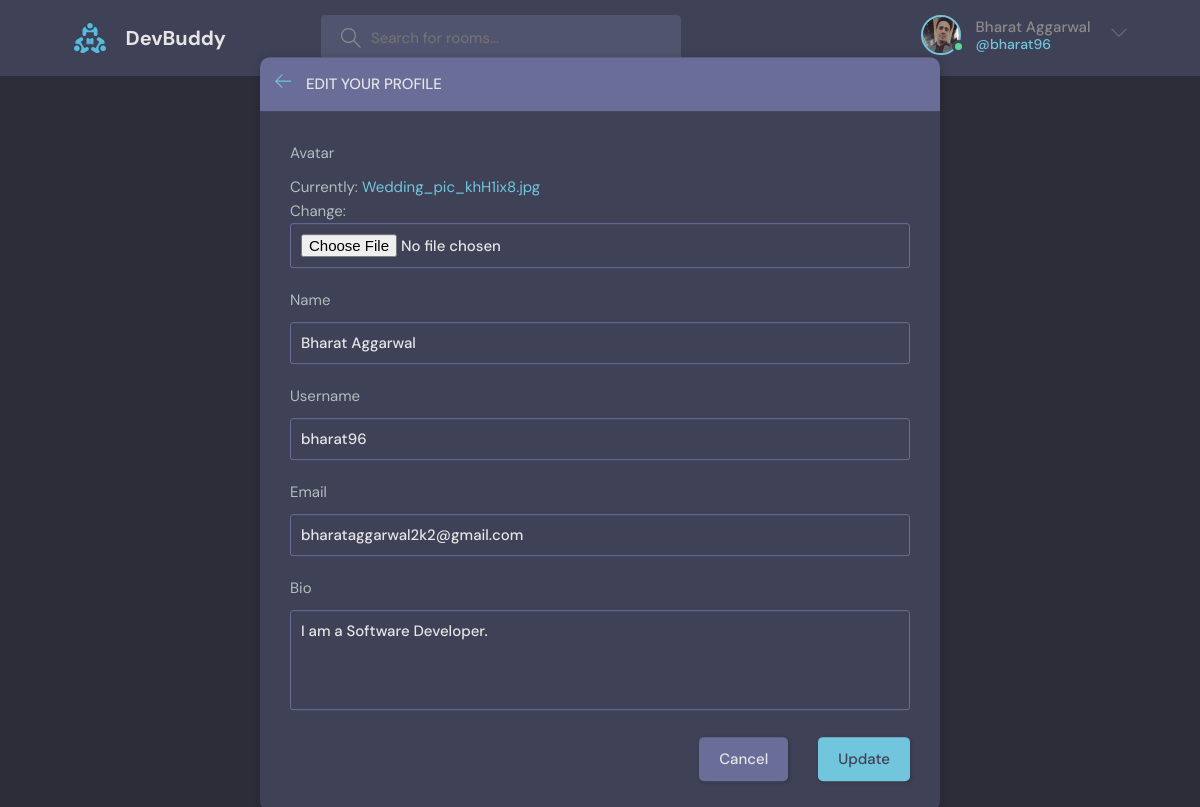
The app's page /update-user/ (signed in), older data.
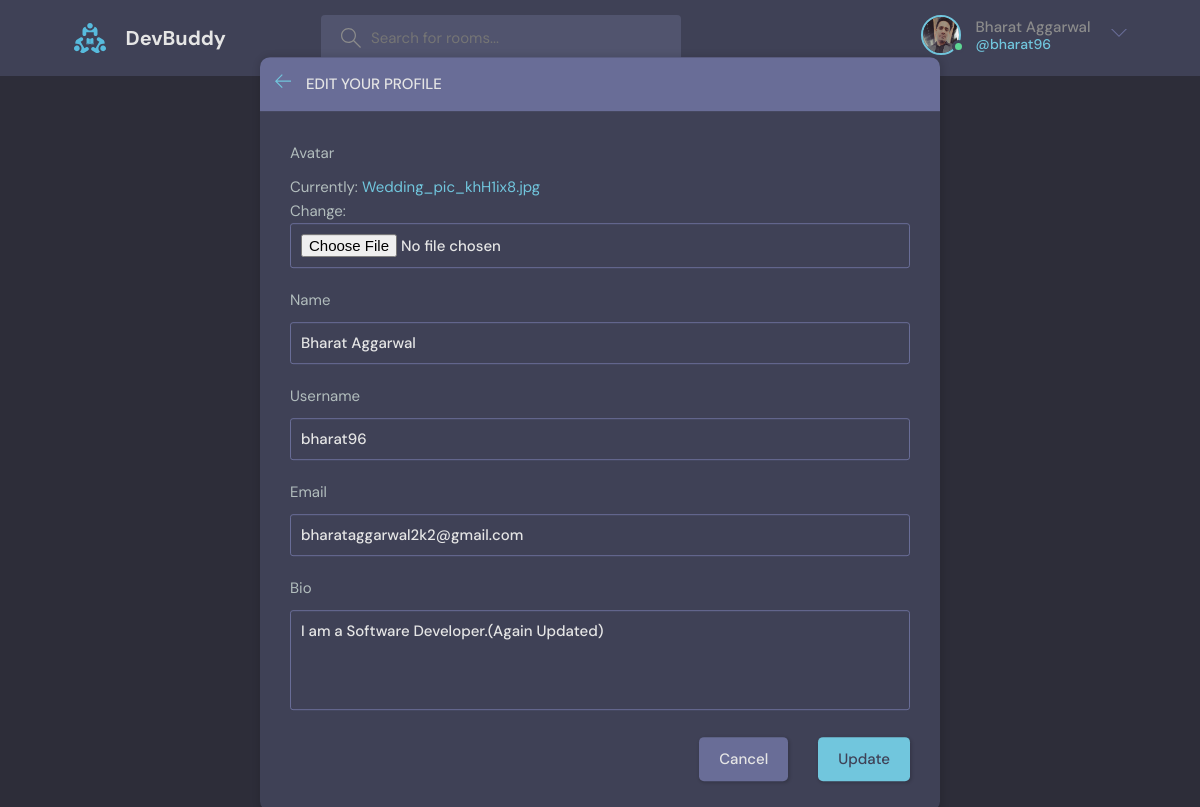
The same page, newer data.
### base/models.py (models this page shows)
class User(AbstractUser):
    name = models.CharField(max_length=200, null=True)
    email = models.EmailField(unique=True, null=True)
    bio = models.TextField(null=True)
    avatar = models.ImageField(null=True, default="avatar.svg")
    USERNAME_FIELD = 'email'
    REQUIRED_FIELDS = []

### base/views.py (the view)
# urls.py: path('update-user/', views.updateUser, name='update-user'),
@login_required(login_url='login')
def updateUser(request):
    user = request.user
    form = UserForm(instance=user)
    if request.method == 'POST':
        form = UserForm(request.POST, request.FILES, instance=user)
        if form.is_valid():
            form.save()
            messages.success(request, f"{user.username}'s info is updated.")
            return redirect('user-profile', pk=user.id)
    context = {'form':form}
    return render(request, 'base/update_user.html', context)

### base/forms.py
class UserForm(ModelForm):
    class Meta:
        model = User
        fields = ['avatar', 'name', 'username', 'email', 'bio']

### base/templates/base/update_user.html (shortened to what this page needs)
{% extends 'main.html' %}
{% block content %}
    <main class="update-account layout">
        <div class="container">
            <div class="layout__box">
                <div class="layout__boxHeader">
                    <div class="layout__boxTitle">
                        <a href="{{ request.META.HTTP_REFERER }}">
                            <svg version="1.1" xmlns="http://www.w3.org/2000/svg" width="32" height="32"
                                viewBox="0 0 32 32">
                                <title>arrow-left</title>
                                <path
                                    d="M13.723 2.286l-13.723 13.714 13.719 13.714 1.616-1.611-10.96-10.96h27.625v-2.286h-27.625l10.965-10.965-1.616-1.607z">
                                </path>
                            </svg>
                        </a>
                        <h3>Edit your profile</h3>
                    </div>
                </div>
                <div class="layout__body">
                    <form class="form" action="" method="POST" enctype="multipart/form-data">
                        {% for field in form %}
                        <div class="form__group">
                            <label for="profile_pic">{{ field.label }}</label>
                            {{ field }}
                        </div>
                        {% endfor %}
                        <div class="form__action">
                            <a class="btn btn--dark" href="{{ request.META.HTTP_REFERER }}">Cancel</a>
                            <button class="btn btn--main" type="submit">Update</button>
                        </div>
                    </form>
                </div>
            </div>
        </div>
    </main>
{% endblock %}

### templates/navbar.html (shortened to what this page needs)
{% load static %}
<header class="header header--loggedIn">
    <div class="container">
      <a href="{% url 'home' %}" class="header__logo">
        <img src="{% static 'images/logo.svg' %}" />
        <h1>DevBuddy</h1>
      </a>
      <form method="GET" action="{% url 'home' %}" class="header__search">
        <label>
          <input type="text" name="q" placeholder="Search for rooms..." />
        </label>
      </form>
      <nav class="header__menu">
        {% if request.user.is_authenticated %}
        <div class="header__user">
          <a href="{% url 'user-profile' request.user.id %}">
            <div class="avatar avatar--medium active">
              <img src="{{ request.user.avatar.url }}" />
            </div>
            <p>{{ request.user.name }} <span>@{{ request.user.username }}</span></p>
          </a>
          <button class="dropdown-button">
            <svg version="1.1" xmlns="http://www.w3.org/2000/svg" width="32" height="32" viewBox="0 0 32 32">
              <title>chevron-down</title>
              <path d="M16 21l-13-13h-3l16 16 16-16h-3l-13 13z"></path>
            </svg>
          </button>
        </div>
        {% else %}
        <a href="{% url 'login' %}">
          <img src="{% static 'images/avatar.svg' %}" />
          <p>Login</p>
        </a>
        {% endif %}
      </nav>
    </div>
  </header>

Row changes from the older to the newer data that the page shows:
changed User "Bharat Aggarwal": bio "I am a Software Developer." → "I am a Software Developer.(Again Updated)"
